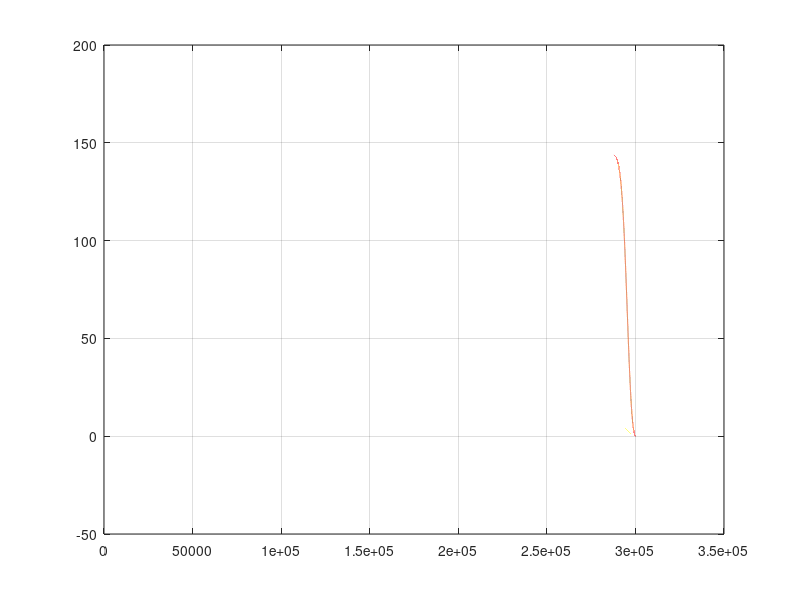

Source code (MATLAB):
clc; close all; clear all;

A = [-0.313, 56.7 0; -0.0139 -0.426 0; 0 56.7 0];
B = [0.232; 0.0203; 0];
Q = diag([1 1 30]);
R = 1;

K = lqr(A,B,Q,R)

% S aleg eu cum vreau diferita de 0 daca se poate, nu prea influenteaza de
% exemplu eye(3)

S = eye(3);


P = S;
dt = 0.0001;
t = 0:dt:30;
N = length(t);

for k=N:-1:2
    P = P + dt*(A'*P+P*A+Q-P*B*inv(R)*B'*P);
    K(k,:) = inv(R)*B'*P;
end

plot(K); grid;

K1 = lqr(A,B,Q,R)

% valorile de la K1 sunt exact cele ce le vedem in plotul de mai sus









